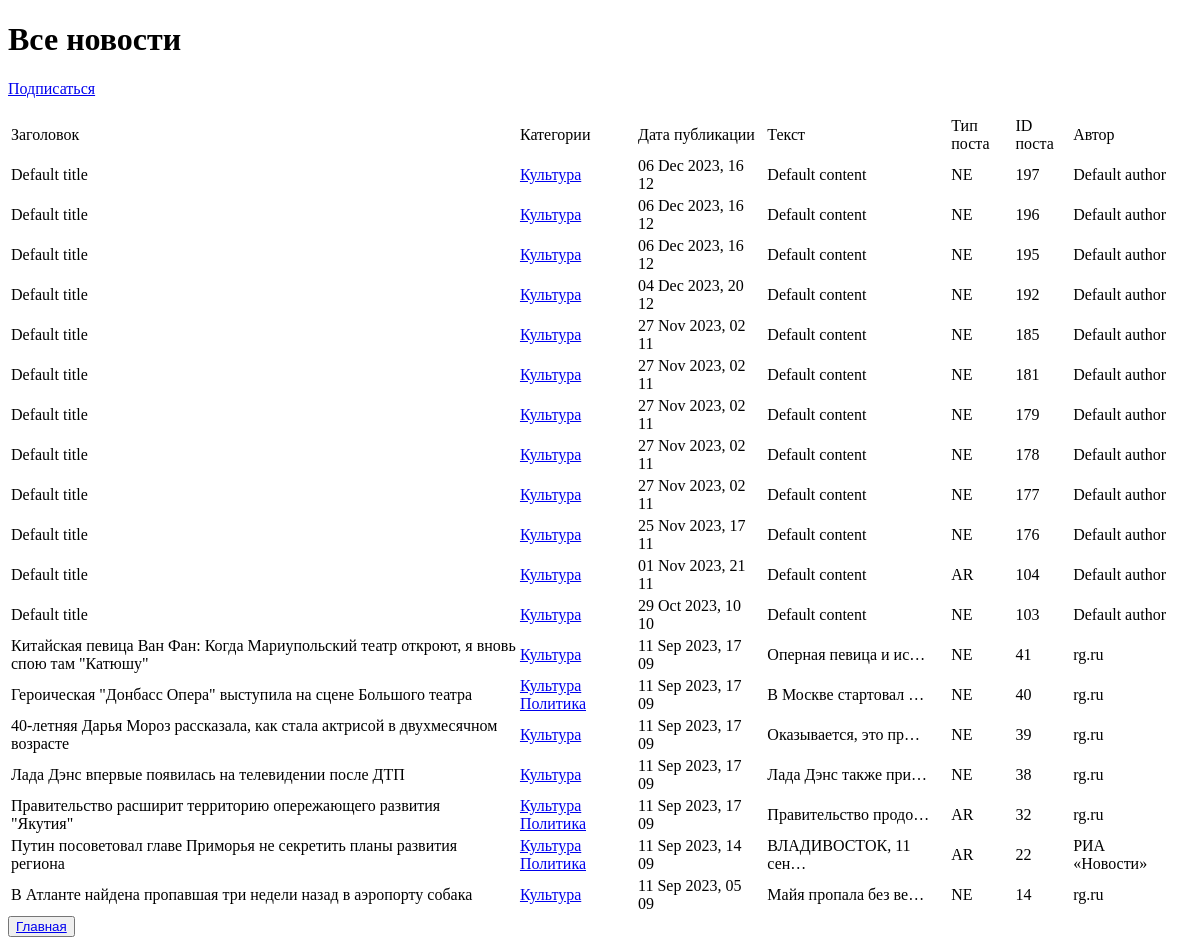
Before: /categories/1/ with the older database file.
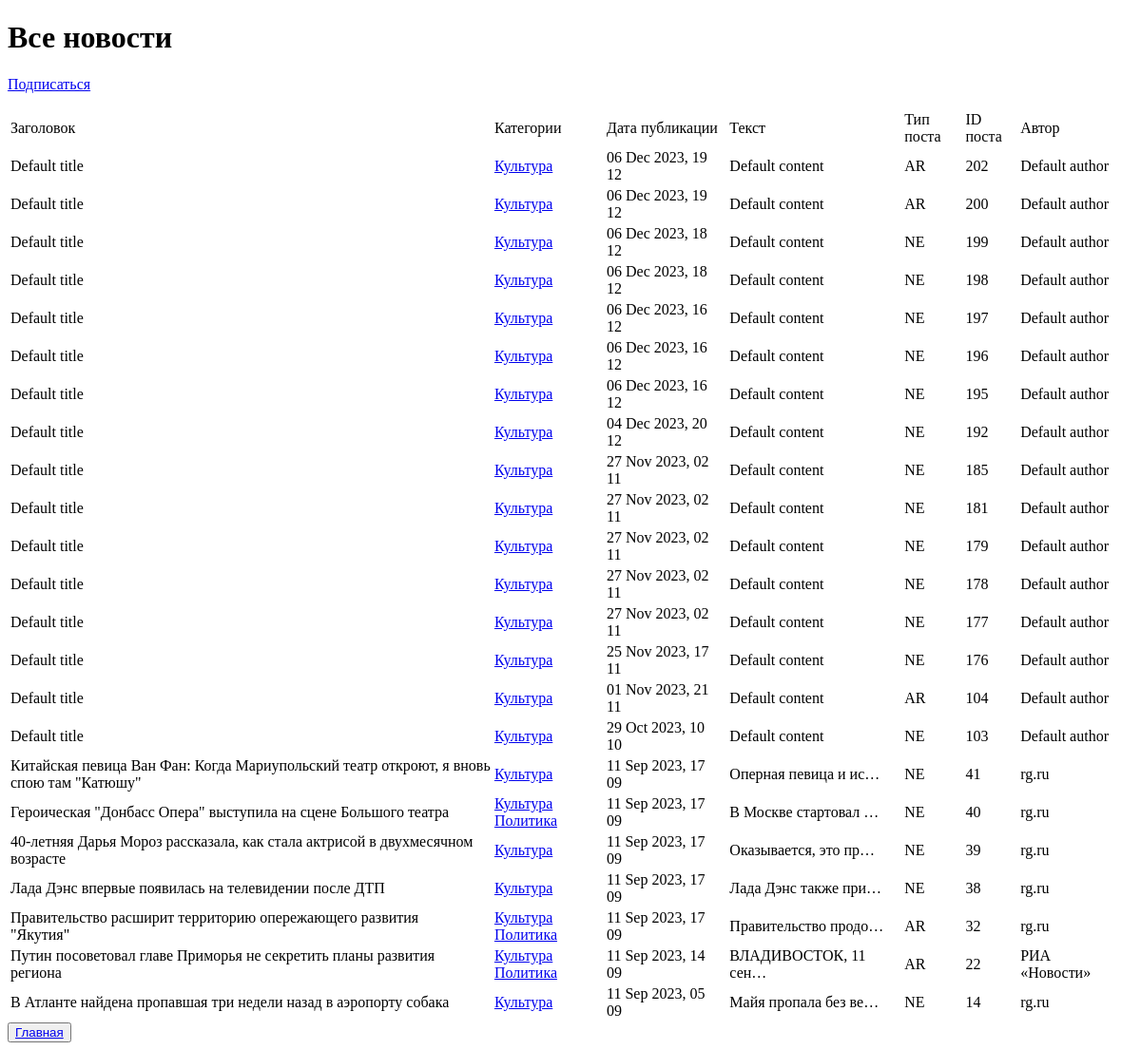
After: the same page with the newer database file.
### news/models.py (models this page shows, shortened)
class Post(models.Model):
    news = 'NE'
    article = 'AR'
    POST_TYPES = [
        (news, 'Новость'),
        (article, 'Статья')
    ]
    author = models.CharField(max_length=255, default='Default author', verbose_name='имя автора')
    post_type = models.CharField(max_length=2, choices=POST_TYPES, default=article, verbose_name='Вид поста')
    date_create = models.DateTimeField(auto_now_add=True, verbose_name='дата и время создания')
    date_update = models.DateTimeField(auto_now=True, verbose_name='дата и время изменения')
    categories = models.ManyToManyField(Category, verbose_name='Категории')
    title = models.CharField(max_length=255, default='Default title', verbose_name='заголовок')
    content = models.TextField(default='Default content', verbose_name='текст')

class Category(models.Model):
    name = models.CharField(unique = True, max_length=255, verbose_name='Категории' )
    subscribers = models.ManyToManyField(User, blank=True, null=True, related_name='Подписчики')
    def __str__(self):
        return self.name

### news/views.py (the view)
# urls.py: path('categories/<int:pk>/', CategoryListView.as_view(),name='category_list'),
class CategoryListView(ListView):
    model = Post
    template_name = 'flatpages/category_list.html'
    context_object_name = 'category_list'
    def get_queryset(self):
        self.category = get_object_or_404(Category,
                                          id=self.kwargs['pk']
                                         )
        queryset = Post.objects.filter(categories=self.category).order_by('-date_create')
        return queryset
    def get_context_data(self, **kwargs):
        context = super().get_context_data(**kwargs)
        context['is_not_subscriber'] = self.request.user not in self.category.subscribers.all()
        context['category'] = self.category
        return context

### news/templatetags/custom_filters.py (called while the page is built)
@register.filter()
def censor(text):
    spl_text = text.split()
    explicitwords = ['дВижения',
                     'ТраСсе',
                     'производственных',
                     'Однако',
                     'детонациЮ']
    for ex_word in explicitwords:
        ex_word = ex_word.title()
        for word in spl_text:
            word1 = word[0].upper() + word[1:]
            if word1 == ex_word:
                text = text.replace(word, word[0] + '*' * (len(word) - 1))
    """Removes all values of arg from the given string"""
    return text

### templates/flatpages/category_list.html (shortened to what this page needs)
{% extends 'flatpages/default.html' %}
{% load custom_filters %}
{% load custom_tags %}
{% block content %}
    <h1>Все новости</h1>
{% if not subscriber %}
    <p class="text-center"><a href="{% url 'subscribe' category.id %}" class "btn btn-secondary btn-sm">Подписаться</a></p>
{% endif %}
    {% if category_list %}
       <table>
           <tr>
               <td>Заголовок</td>
               <td>Категории</td>
               <td>Дата публикации</td>
               <td>Текст</td>
               <td>Тип поста</td>
               <td>ID поста</td>
               <td>Автор</td>
           </tr>
           {% for new in category_list %}
           <tr>
               <td>{{ new.title|censor }}&emsp;</td>
               <td>
                   {% for category in new.categories.all %}
                       <a href="{% url 'category_list' category.id %}">{{category}}</a>
                   {% endfor %}
               </td>
               <td>{{ new.date_create|date:'d M Y, H m'|censor}}&emsp;</td>
               <td>{{ new.content|truncatechars:20|censor }}&emsp;</td>
               <td>{{ new.post_type }}&emsp;</td>
               <td>{{ new.id }}&emsp;</td>
               <td>{{ new.author }}&emsp;</td>
           </tr>
           {% endfor %}
       </table>
    {% else %}
       <h2>Новостей нет!</h2>
    {% endif %}
    <button> <a href="/news/"> Главная </a></button>
{% endblock content %}

Changed rows visible on the page:
added Post: title|censor "Default title", date_create|censor "06 Dec 2023, 19 12", content|censor "Default content", post_type "AR", id "202", author "Default author", Category (name "Культура")
added Post: title|censor "Default title", date_create|censor "06 Dec 2023, 19 12", content|censor "Default content", post_type "AR", id "200", author "Default author", Category (name "Культура")
added Post: title|censor "Default title", date_create|censor "06 Dec 2023, 18 12", content|censor "Default content", post_type "NE", id "199", author "Default author", Category (name "Культура")
added Post: title|censor "Default title", date_create|censor "06 Dec 2023, 18 12", content|censor "Default content", post_type "NE", id "198", author "Default author", Category (name "Культура")
